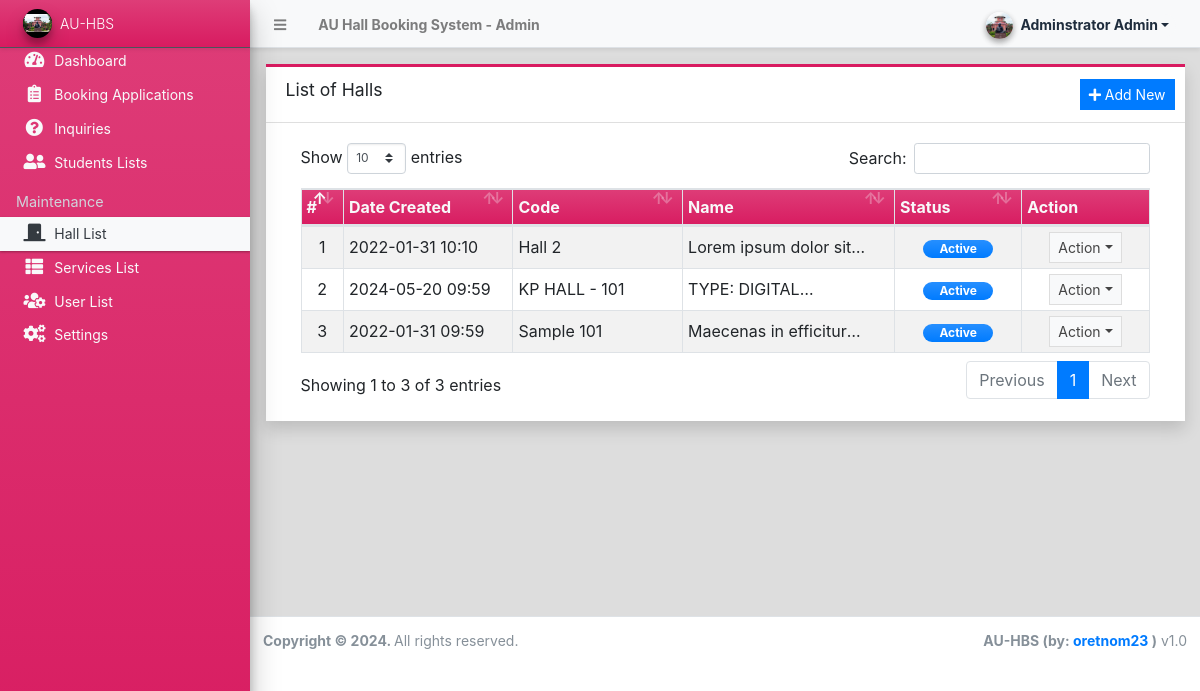
Screenshot of /admin/?page=halls (signed in) with the database file from the repository.
### tables this page shows
CREATE TABLE `hall_list` (
  `id` int(30) NOT NULL,
  `code` varchar(100) NOT NULL,
  `name` text NOT NULL,
  
  `description` text NOT NULL,
  `image_path` text DEFAULT NULL,
  `status` tinyint(1) NOT NULL DEFAULT 1,
  `delete_flag` tinyint(1) NOT NULL DEFAULT 0,
  `date_created` datetime NOT NULL DEFAULT current_timestamp(),
  `date_updated` datetime DEFAULT NULL ON UPDATE current_timestamp()
);

### config.php (called while the page is built, shortened)
<?php
require_once('classes/DBConnection.php');
require_once('classes/SystemSettings.php');
function validate_image($file){
	if(!empty($file)){
        $ex = explode('?',$file);
        $file = $ex[0];
        $param =  isset($ex[1]) ? '?'.$ex[1]  : '';
		if(is_file(base_app.$file)){
			return base_url.$file.$param;
		}else{
			return base_url.'dist/img/ceg4.jpg';
		}
	}else{
		return base_url.'dist/img/no-image-available.png';
	}
}
function isMobileDevice(){
    $aMobileUA = array(
        '/iphone/i' => 'iPhone',
        '/ipod/i' => 'iPod',
        '/ipad/i' => 'iPad',
        '/android/i' => 'Android',
        '/blackberry/i' => 'BlackBerry',
        '/webos/i' => 'Mobile'
    );
    return false;
}
?>

### classes/DBConnection.php (called while the page is built, shortened)
<?php
class DBConnection{
    private $host = DB_SERVER;
    private $username = DB_USERNAME;
    private $password = DB_PASSWORD;
    private $database = DB_NAME;
    public $conn;
    public function __construct(){
        if (!isset($this->conn)) {
            $this->conn = new mysqli($this->host, $this->username, $this->password, $this->database);
        }
    }
}
?>

### classes/SystemSettings.php (called while the page is built, shortened)
<?php
class SystemSettings extends DBConnection{
	function userdata($field = ''){
		if(!empty($field)){
			if(isset($_SESSION['userdata'][$field]))
				return $_SESSION['userdata'][$field];
			else
				return null;
		}else{
			return false;
		}
	}
	function info($field=''){
		if(!empty($field)){
			if(isset($_SESSION['system_info'][$field]))
				return $_SESSION['system_info'][$field];
			else
				return false;
		}else{
			return false;
		}
	}
}
$_settings = new SystemSettings();
?>

### admin/halls/index.php (the view, shortened to what this page needs)
<div class="card card-outline card-maroon rounded-0 shadow">
	<div class="card-header">
		<h3 class="card-title">List of Halls</h3>
		<div class="card-tools">
			<a href="javascript:void(0)" id="create_new" class="btn btn-flat btn-sm btn-primary"><span class="fas fa-plus"></span>  Add New</a>
		</div>
	</div>
	<div class="card-body">
		<div class="container-fluid">
        <div class="container-fluid">
			<table class="table table-bordered table-hover table-striped">
				<colgroup>
					<col width="5%">
					<col width="20%">
					<col width="20%">
					<col width="25%">
					<col width="15%">
					<col width="15%">
				</colgroup>
				<thead>
					<tr class="bg-gradient-maroon text-light">
						<th>#</th>
						<th>Date Created</th>
						<th>Code</th>
						<th>Name</th>
						<th>Status</th>
						<th>Action</th>
					</tr>
				</thead>
				<tbody>
					<?php
						$i = 1;
						$qry = $conn->query("SELECT * from `hall_list` where delete_flag = 0 order by `name` asc ");
						while($row = $qry->fetch_assoc()):
					?>
						<tr>
							<td class="text-center"><?php echo $i++; ?></td>
							<td class=""><?php echo date("Y-m-d H:i",strtotime($row['date_created'])) ?></td>
							<td class=""><?php echo $row['name'] ?></td>
							<td class=""><p class="m-0 truncate-1"><?php echo $row['description'] ?></p></td>
							<td class="text-center">
								<?php
									switch($row['status']){
										case 1:
											echo '<span class="badge badge-primary bg-gradient-primary px-3 rounded-pill">Active</span>';
											break;
									}
								?>
							</td>
							<td align="center">
								 <button type="button" class="btn btn-flat btn-default btn-sm dropdown-toggle dropdown-icon" data-toggle="dropdown">
				                  		Action
				                  </button>
							</td>
						</tr>
					<?php endwhile; ?>
				</tbody>
			</table>
		</div>
		</div>
	</div>
</div>

### admin/index.php (shortened to what this page needs)
<?php require_once('../config.php'); ?>
 <!DOCTYPE html>
<html lang="en" class="" style="height: auto;">
<?php require_once('inc/header.php') ?>
  <body class="sidebar-mini layout-fixed control-sidebar-slide-open layout-navbar-fixed sidebar-mini-md sidebar-mini-xs" data-new-gr-c-s-check-loaded="14.991.0" data-gr-ext-installed="" style="height: auto;">
    <div class="wrapper">
     <?php require_once('inc/topBarNav.php') ?>
     <?php require_once('inc/navigation.php') ?>
     <?php $page = isset($_GET['page']) ? $_GET['page'] : 'home';  ?>
      <div class="content-wrapper pt-3" style="min-height: 567.854px;">
        <section class="content">
          <div class="container-fluid">
            <?php
              if(!file_exists($page.".php") && !is_dir($page)){
                  include '404.html';
              }else{
                if(is_dir($page))
                  include $page.'/index.php';
                else
                  include $page.'.php';
              }
            ?>
          </div>
        </section>
      </div>
      <?php require_once('inc/footer.php') ?>
  </body>
</html>

### admin/inc/header.php (shortened to what this page needs)
<head>
    <link rel="stylesheet" href="<?php echo base_url ?>plugins/fontawesome-free/css/all.min.css">
    <link rel="stylesheet" href="<?php echo base_url ?>plugins/tempusdominus-bootstrap-4/css/tempusdominus-bootstrap-4.min.css">
  <link rel="stylesheet" href="<?php echo base_url ?>plugins/datatables-bs4/css/dataTables.bootstrap4.min.css">
  <link rel="stylesheet" href="<?php echo base_url ?>plugins/datatables-responsive/css/responsive.bootstrap4.min.css">
  <link rel="stylesheet" href="<?php echo base_url ?>plugins/datatables-buttons/css/buttons.bootstrap4.min.css">
  <link rel="stylesheet" href="<?php echo base_url ?>plugins/select2/css/select2.min.css">
  <link rel="stylesheet" href="<?php echo base_url ?>plugins/select2-bootstrap4-theme/select2-bootstrap4.min.css">
    <link rel="stylesheet" href="<?php echo base_url ?>plugins/icheck-bootstrap/icheck-bootstrap.min.css">
    <link rel="stylesheet" href="<?php echo base_url ?>plugins/jqvmap/jqvmap.min.css">
    <link rel="stylesheet" href="<?php echo base_url ?>plugins/fullcalendar/main.css">
    <link rel="stylesheet" href="<?php echo base_url ?>dist/css/adminlte.css">
    <link rel="stylesheet" href="<?php echo base_url ?>dist/css/custom.css">
    <link rel="stylesheet" href="<?php echo base_url ?>plugins/overlayScrollbars/css/OverlayScrollbars.min.css">
    <link rel="stylesheet" href="<?php echo base_url ?>plugins/daterangepicker/daterangepicker.css">
    <link rel="stylesheet" href="<?php echo base_url ?>plugins/summernote/summernote-bs4.min.css">
  <link rel="stylesheet" href="<?php echo base_url ?>plugins/sweetalert2-theme-bootstrap-4/bootstrap-4.min.css">
  </head>

### admin/inc/topBarNav.php (shortened to what this page needs)
<nav class="main-header navbar navbar-expand navbar-light text-sm shadow-sm">
  <ul class="navbar-nav">
    <li class="nav-item">
    <a class="nav-link" data-widget="pushmenu" href="#" role="button"><i class="fas fa-bars"></i></a>
    </li>
    <li class="nav-item d-none d-sm-inline-block">
      <a href="<?php echo base_url ?>" class="nav-link"><b><?php echo (!isMobileDevice()) ? $_settings->info('name'):$_settings->info('short_name'); ?> - Admin</b></a>
    </li>
  </ul>
  <ul class="navbar-nav ml-auto">
    <li class="nav-item">
      <div class="btn-group nav-link">
            <button type="button" class="btn btn-rounded badge badge-light dropdown-toggle dropdown-icon" data-toggle="dropdown">
              <span><img src="<?php echo validate_image($_settings->userdata('avatar')) ?>" class="img-circle elevation-2 user-img" alt="User Image"></span>
              <span class="ml-3"><?php echo ucwords($_settings->userdata('firstname').' '.$_settings->userdata('lastname')) ?></span>
            </button>
        </div>
    </li>
  </ul>
</nav>

### admin/inc/navigation.php (shortened to what this page needs)
<aside class="main-sidebar sidebar-dark-light elevation-4 sidebar-no-expand bg-gradient-maroon">
  <a href="<?php echo base_url ?>admin" class="brand-link bg-transparent text-sm shadow-sm bg-gradient-maroon">
  <img src="<?php echo validate_image($_settings->info('logo'))?>" alt="Store Logo" class="brand-image img-circle elevation-3 bg-black" style="width: 1.8rem;height: 1.8rem;max-height: unset;object-fit:scale-down;object-position:center center">
  <span class="brand-text font-weight-light"><?php echo $_settings->info('short_name') ?></span>
  </a>
  <div class="sidebar os-host os-theme-light os-host-overflow os-host-overflow-y os-host-resize-disabled os-host-transition os-host-scrollbar-horizontal-hidden">
    <div class="os-content-glue" style="margin: 0px -8px; width: 249px; height: 646px;"></div>
    <div class="os-padding">
      <div class="os-viewport os-viewport-native-scrollbars-invisible" style="overflow-y: scroll;">
        <div class="os-content" style="padding: 0px 8px; height: 100%; width: 100%;">
          <nav class="">
             <ul class="nav nav-pills nav-sidebar flex-column text-sm nav-compact nav-flat nav-child-indent nav-collapse-hide-child text-dark" data-widget="treeview" role="menu" data-accordion="false">
              <li class="nav-item dropdown">
                <a href="./" class="nav-link text-light nav-home">
                  <i class="nav-icon fas fa-tachometer-alt"></i>
                  <p>
                    Dashboard
                  </p>
                </a>
              </li>
              <li class="nav-item">
                <a href="<?php echo base_url ?>admin/?page=bookings" class="nav-link text-light nav-bookings">
                  <i class="nav-icon fas fa-clipboard-list"></i>
                  <p>
                    Booking Applications
                  </p>
                </a>
              </li>
              <li class="nav-item">
                <a href="<?php echo base_url ?>admin/?page=inquiries" class="nav-link text-light nav-inquiries">
                  <i class="nav-icon fas fa-question-circle"></i>
                  <p>
                    Inquiries
                  </p>
                </a>
              </li>
              <li class="nav-item">
                <a href="<?php echo base_url ?>admin/?page=clients" class="nav-link text-light nav-clients">
                  <i class="nav-icon fas fa-user-friends"></i>
                  <p>
                    Students Lists
                  </p>
                </a>
              </li>
              <?php if($_settings->userdata('type') == 1): ?>
              <li class="nav-header">Maintenance</li>
              <li class="nav-item dropdown">
                <a href="<?php echo base_url ?>admin/?page=halls" class="nav-link text-light nav-halls">
                  <i class="nav-icon fas fa-door-closed"></i>
                  <p>
                    Hall List
                  </p>
                </a>
              </li>
              <li class="nav-item dropdown">
                <a href="<?php echo base_url ?>admin/?page=services" class="nav-link text-light nav-packages">
                  <i class="nav-icon fas fa-th-list"></i>
                  <p>
                    Services List
                  </p>
                </a>
              </li>
              <li class="nav-item dropdown">
                <a href="<?php echo base_url ?>admin/?page=user/list" class="nav-link text-light nav-user_list">
                  <i class="nav-icon fas fa-users-cog"></i>
                  <p>
                    User List
                  </p>
                </a>
              </li>
              <li class="nav-item dropdown">
                <a href="<?php echo base_url ?>admin/?page=system_info" class="nav-link text-light nav-system_info">
                  <i class="nav-icon fas fa-cogs"></i>
                  <p>
                    Settings
                  </p>
                </a>
              </li>
              <?php endif; ?>
            </ul>
          </nav>
        </div>
      </div>
    </div>
  </div>
</aside>

### admin/inc/footer.php (shortened to what this page needs)
<footer class="main-footer text-sm">
        <strong>Copyright © <?php echo date('Y') ?>.
        </strong>
        All rights reserved.
        <div class="float-right d-none d-sm-inline-block">
          <b><?php echo $_settings->info('short_name') ?> (by: <a href="mailto:oretnom23@gmail.com" target="blank">oretnom23</a> )</b> v1.0
        </div>
      </footer>
    </div>

### admin/inc/topBarNav.php (style rules this page uses)
.user-img { position: absolute; height: 27px; width: 27px; object-fit: cover; left: -7%; top: -12%; }
.btn-rounded { border-radius: 50px; }

### rows the page displays
hall_list: date_created "2022-01-31 10:10", name "Hall 2", description "Lorem ipsum dolor…", status "Active"
hall_list: date_created "2024-05-20 09:59", name "KP HALL - 101", description "TYPE:…", status "Active"
hall_list: date_created "2022-01-31 09:59", name "Sample 101", description "Maecenas in…", status "Active"

### other values shown
$_settings->info('name') "AU Hall Booking System"
$_settings->userdata('firstname').' '.$_settings->userdata('lastname') "Adminstrator Admin"
$_settings->info('short_name') "AU-HBS"
